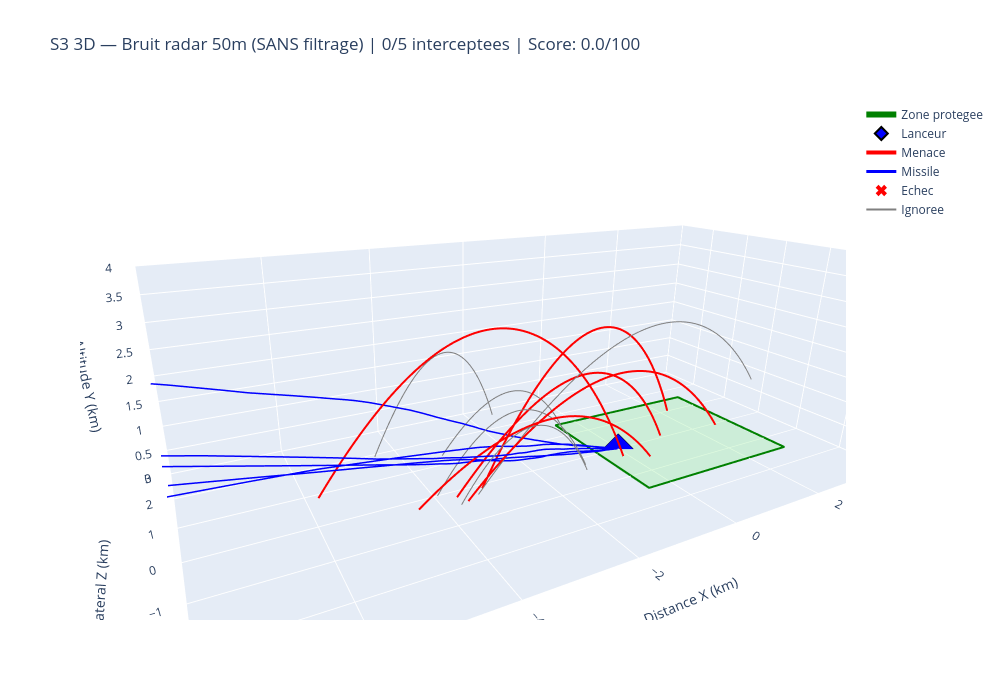

The notebook cell this image was saved under:
### Markdown cell above
### Scenario S3 3D — Bruit radar (SANS filtrage)
Le missile recoit les mesures bruitees directement. Les resultats degrades justifient l'utilisation du filtre de Kalman.

### Code cell
# === S3 : Salve 3D avec bruit radar (SANS filtrage) ===
np.random.seed(99)
gen3d_s3 = ThreatGenerator3D_Realistic(seed=99)  # même générateur que S2
salve_s3_3d = gen3d_s3.generer_salve(n=10)

res_s3_temp = {'details': [], 'total': len(salve_s3_3d),
               'dangereuses': 0, 'ignorees': 0, 'interceptions': 0}
sigma_bruit = 50

for roquette in salve_s3_3d:
    tc, xc, yc, zc = roquette.trajectoire_rk4(dt=0.1)
    dans_zone = manager3d.impact_dans_zone(xc[-1], zc[-1])
    if dans_zone:
        np.random.seed(np.random.randint(0, 10000))
        x_b = xc + np.random.normal(0, sigma_bruit, len(xc))
        y_b = np.maximum(yc + np.random.normal(0, sigma_bruit, len(yc)), 0)
        z_b = zc + np.random.normal(0, sigma_bruit, len(zc))
        missile = Interceptor3D(x0=0, y0=0, z0=0, vitesse=800, kill_radius=30)
        r = missile.proportional_navigation_3d(x_b, y_b, z_b, tc)
        res_s3_temp['dangereuses'] += 1
        if r['intercepte']:
            res_s3_temp['interceptions'] += 1
        res_s3_temp['details'].append({
            'roquette': roquette, 'trajectoire': (tc, xc, yc, zc),
            'dans_zone': True, 'interception': r})
    else:
        res_s3_temp['ignorees'] += 1
        res_s3_temp['details'].append({
            'roquette': roquette, 'trajectoire': (tc, xc, yc, zc),
            'dans_zone': False, 'interception': None})

res_s3_temp['taux'] = res_s3_temp['interceptions'] / max(res_s3_temp['dangereuses'], 1) * 100
score_s3_3d = scoring3d.evaluer_scenario(res_s3_temp)

# Visualisation avec limites d'axes
fig = creer_scene_de_base()
first_m, first_mi, first_ok, first_fail, first_ign = True, True, True, True, True

for r in res_s3_temp['details']:
    tc, xc, yc, zc = r['trajectoire']
    if r['dans_zone']:
        fig.add_trace(go.Scatter3d(
            x=xc/1000, y=zc/1000, z=yc/1000,
            mode='lines', line=dict(color='red', width=4),
            name='Menace' if first_m else None, showlegend=first_m))
        first_m = False
        if r['interception'] is not None:
            mx, my, mz = r['interception']['missile_x'], r['interception']['missile_y'], r['interception']['missile_z']
            # Limiter la trajectoire du missile à 10km max
            dist = np.sqrt(mx**2 + my**2 + mz**2)
            mask = dist < 10000
            mx, my, mz = mx[mask], my[mask], mz[mask]
            if len(mx) > 0:
                fig.add_trace(go.Scatter3d(
                    x=mx/1000, y=mz/1000, z=my/1000,
                    mode='lines', line=dict(color='blue', width=3),
                    name='Missile' if first_mi else None, showlegend=first_mi))
                first_mi = False
                if r['interception']['intercepte']:
                    fig.add_trace(go.Scatter3d(
                        x=[mx[-1]/1000], y=[mz[-1]/1000], z=[my[-1]/1000],
                        mode='markers', marker=dict(size=10, color='yellow', symbol='diamond', line=dict(color='red', width=2)),
                        name='Interception' if first_ok else None, showlegend=first_ok))
                    first_ok = False
                else:
                    fig.add_trace(go.Scatter3d(
                        x=[mx[-1]/1000], y=[mz[-1]/1000], z=[my[-1]/1000],
                        mode='markers', marker=dict(size=10, color='red', symbol='x'),
                        name='Echec' if first_fail else None, showlegend=first_fail))
                    first_fail = False
    else:
        fig.add_trace(go.Scatter3d(
            x=xc/1000, y=zc/1000, z=yc/1000,
            mode='lines', line=dict(color='gray', width=2),
            name='Ignoree' if first_ign else None, showlegend=first_ign))
        first_ign = False

fig.update_layout(
    title=f'S3 3D — Bruit radar 50m (SANS filtrage) | {res_s3_temp["interceptions"]}/{res_s3_temp["dangereuses"]} interceptees | Score: {score_s3_3d["score_global"]}/100',
    scene=dict(
        xaxis=dict(range=[-8, 4]),
        yaxis=dict(range=[-3, 3]),
        zaxis=dict(range=[0, 4])
    )
)
fig.show()

print(f"Taux interception SANS filtrage : {res_s3_temp['taux']:.0f}%")
print(f"Le bruit radar degrade fortement les performances en 3D")

### Figure 1 — Plotly figure (JSON) as saved in the notebook; plotly's stock layout.template omitted (floating-point values rounded to 4 significant figures; data arrays with more than 128 entries replaced by an {"elided": "..."} marker saying what was removed)
{"data": [{"line": {"color": "green", "width": 6}, "mode": "lines", "name": "Zone protegee", "type": "scatter3d", "x": [-0.5, 3, 3, -0.5, -0.5], "y": [-1.5, -1.5, 1.5, 1.5, -1.5], "z": [0, 0, 0, 0, 0]}, {"color": "lightgreen", "hoverinfo": "skip", "i": [0, 0], "j": [1, 2], "k": [2, 3], "opacity": 0.3, "showscale": false, "type": "mesh3d", "x": [-0.5, 3, 3, -0.5], "y": [-1.5, -1.5, 1.5, 1.5], "z": [0, 0, 0, 0]}, {"marker": {"color": "blue", "line": {"color": "black", "width": 2}, "size": 10, "symbol": "diamond"}, "mode": "markers", "name": "Lanceur", "type": "scatter3d", "x": [0], "y": [0], "z": [0]}, {"line": {"color": "red", "width": 4}, "mode": "lines", "name": "Menace", "showlegend": true, "type": "scatter3d", "x": {"elided": "321 float values"}, "y": {"elided": "321 float values"}, "z": {"elided": "321 float values"}}, {"line": {"color": "blue", "width": 3}, "mode": "lines", "name": "Missile", "showlegend": true, "type": "scatter3d", "x": {"elided": "1254 float values"}, "y": {"elided": "1254 float values"}, "z": {"elided": "1254 float values"}}, {"marker": {"color": "red", "size": 10, "symbol": "x"}, "mode": "markers", "name": "Echec", "showlegend": true, "type": "scatter3d", "x": [-9.582], "y": [-1.184], "z": [2.601]}, {"line": {"color": "gray", "width": 2}, "mode": "lines", "name": "Ignoree", "showlegend": true, "type": "scatter3d", "x": {"elided": "340 float values"}, "y": {"elided": "340 float values"}, "z": {"elided": "340 float values"}}, {"line": {"color": "red", "width": 4}, "mode": "lines", "showlegend": false, "type": "scatter3d", "x": {"elided": "383 float values"}, "y": {"elided": "383 float values"}, "z": {"elided": "383 float values"}}, {"line": {"color": "blue", "width": 3}, "mode": "lines", "showlegend": false, "type": "scatter3d", "x": {"elided": "1253 float values"}, "y": {"elided": "1253 float values"}, "z": {"elided": "1253 float values"}}, {"marker": {"color": "red", "size": 10, "symbol": "x"}, "mode": "markers", "showlegend": false, "type": "scatter3d", "x": [-9.631], "y": [-0.7637], "z": [2.564]}, {"line": {"color": "gray", "width": 2}, "mode": "lines", "showlegend": false, "type": "scatter3d", "x": {"elided": "457 float values"}, "y": {"elided": "457 float values"}, "z": {"elided": "457 float values"}}, {"line": {"color": "red", "width": 4}, "mode": "lines", "showlegend": false, "type": "scatter3d", "x": {"elided": "486 float values"}, "y": {"elided": "486 float values"}, "z": {"elided": "486 float values"}}, {"line": {"color": "blue", "width": 3}, "mode": "lines", "showlegend": false, "type": "scatter3d", "x": {"elided": "1283 float values"}, "y": {"elided": "1283 float values"}, "z": {"elided": "1283 float values"}}, {"marker": {"color": "red", "size": 10, "symbol": "x"}, "mode": "markers", "showlegend": false, "type": "scatter3d", "x": [-9.435], "y": [-0.06236], "z": [3.31]}, {"line": {"color": "red", "width": 4}, "mode": "lines", "showlegend": false, "type": "scatter3d", "x": {"elided": "454 float values"}, "y": {"elided": "454 float values"}, "z": {"elided": "454 float values"}}, {"line": {"color": "blue", "width": 3}, "mode": "lines", "showlegend": false, "type": "scatter3d", "x": {"elided": "1259 float values"}, "y": {"elided": "1259 float values"}, "z": {"elided": "1259 float values"}}, {"marker": {"color": "red", "size": 10, "symbol": "x"}, "mode": "markers", "showlegend": false, "type": "scatter3d", "x": [-9.68], "y": [-1.508], "z": [1.978]}, {"line": {"color": "red", "width": 4}, "mode": "lines", "showlegend": false, "type": "scatter3d", "x": {"elided": "386 float values"}, "y": {"elided": "386 float values"}, "z": {"elided": "386 float values"}}, {"line": {"color": "blue", "width": 3}, "mode": "lines", "showlegend": false, "type": "scatter3d", "x": {"elided": "1253 float values"}, "y": {"elided": "1253 float values"}, "z": {"elided": "1253 float values"}}, {"marker": {"color": "red", "size": 10, "symbol": "x"}, "mode": "markers", "showlegend": false, "type": "scatter3d", "x": [-9.877], "y": [0.1185], "z": [1.541]}, {"line": {"color": "gray", "width": 2}, "mode": "lines", "showlegend": false, "type": "scatter3d", "x": {"elided": "387 float values"}, "y": {"elided": "387 float values"}, "z": {"elided": "387 float values"}}, {"line": {"color": "gray", "width": 2}, "mode": "lines", "showlegend": false, "type": "scatter3d", "x": {"elided": "310 float values"}, "y": {"elided": "310 float values"}, "z": {"elided": "310 float values"}}, {"line": {"color": "gray", "width": 2}, "mode": "lines", "showlegend": false, "type": "scatter3d", "x": {"elided": "314 float values"}, "y": {"elided": "314 float values"}, "z": {"elided": "314 float values"}}], "layout": {"height": 700, "scene": {"aspectmode": "manual", "aspectratio": {"x": 2.5, "y": 1.2, "z": 0.8}, "camera": {"center": {"x": -0.3, "y": 0, "z": 0.1}, "eye": {"x": -1.2, "y": -1.8, "z": 0.8}}, "xaxis": {"range": [-8, 4], "title": {"text": "Distance X (km)"}}, "yaxis": {"range": [-3, 3], "title": {"text": "Lateral Z (km)"}}, "zaxis": {"range": [0, 4], "title": {"text": "Altitude Y (km)"}}}, "title": {"text": "S3 3D — Bruit radar 50m (SANS filtrage) | 0/5 interceptees | Score: 0.0/100"}, "width": 1000}}
